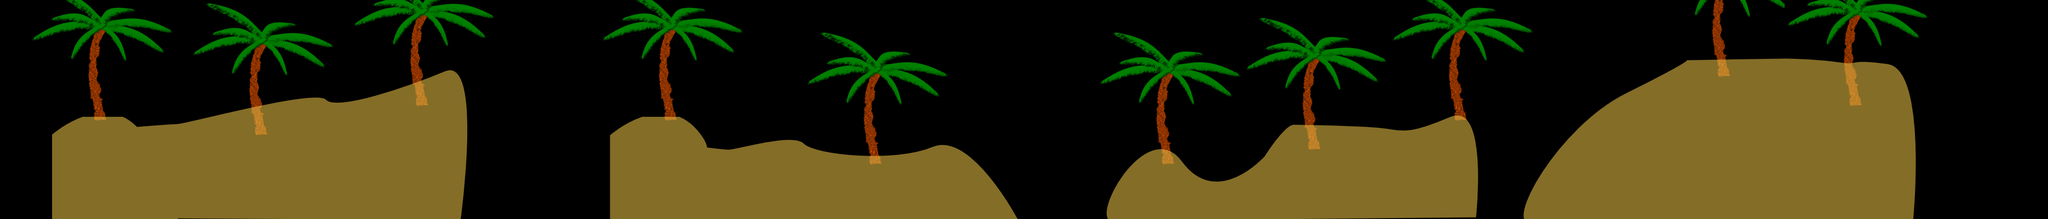

This is a level from a 2D game, rendered from its Tiled map with the project's own tilesets. A one-line summary and the map file follow, with tile-layer data summarised:
An orthogonal 140x15 tile map with 32x32 px tiles, 2 tile layers (coqueiros, Camada de Tiles 1), 2 tilesets and 4 objects (4x edgeShape).

<map version="1.0" orientation="orthogonal" width="140" height="15" tilewidth="32" tileheight="32">
 <tileset firstgid="1" name="map0" tilewidth="32" tileheight="32">
  <image source="map0.png" width="4400" height="800" />
 </tileset>
 <tileset firstgid="3426" name="coqueiros" tilewidth="32" tileheight="32">
  <image source="coqueiro.png" width="744" height="1052" />
 </tileset>
 <layer name="coqueiros" width="140" height="15">
  <data>[2100 cells, 914 non-empty, 110 distinct tile ids]</data>
 </layer>
 <layer name="Camada de Tiles 1" width="140" height="15">
  <data>[2100 cells, 1384 non-empty, 1384 distinct tile ids]</data>
 </layer>
 <objectgroup name="objects" width="140" height="15">
  <object type="edgeShape" x="111" y="295">
   <polyline points="0,0 65,-41 165,-41 191,-19 278,-25 550,-82 595,-83 613,-72 658,-75 769,-105 862,-140 889,-140 903,-106" />
  </object>
  <object type="edgeShape" x="1331" y="477">
   <polyline points="0,0 3,-183 66,-225 157,-223 196,-196 214,-165 219,-157 268,-150 373,-171 415,-172 447,-152 536,-139 669,-144 718,-160 750,-160 807,-118 859,-56 896,6" />
  </object>
  <object type="edgeShape" x="2420" y="477">
   <polyline points="0,0 -2,-26 40,-104 90,-144 124,-155 155,-137 200,-91 237,-79 298,-94 340,-128 395,-198 409,-203 497,-204 605,-199 656,-192 690,-198 760,-225 783,-221 806,-182" />
  </object>
  <object type="edgeShape" x="3333" y="480">
   <polyline points="0,0 0,-25 29,-90 93,-173 168,-243 257,-295 356,-349 490,-352 623,-353 676,-348 714,-342 731,-346 807,-338 835,-302 851,-247" />
  </object>
 </objectgroup>
</map>
